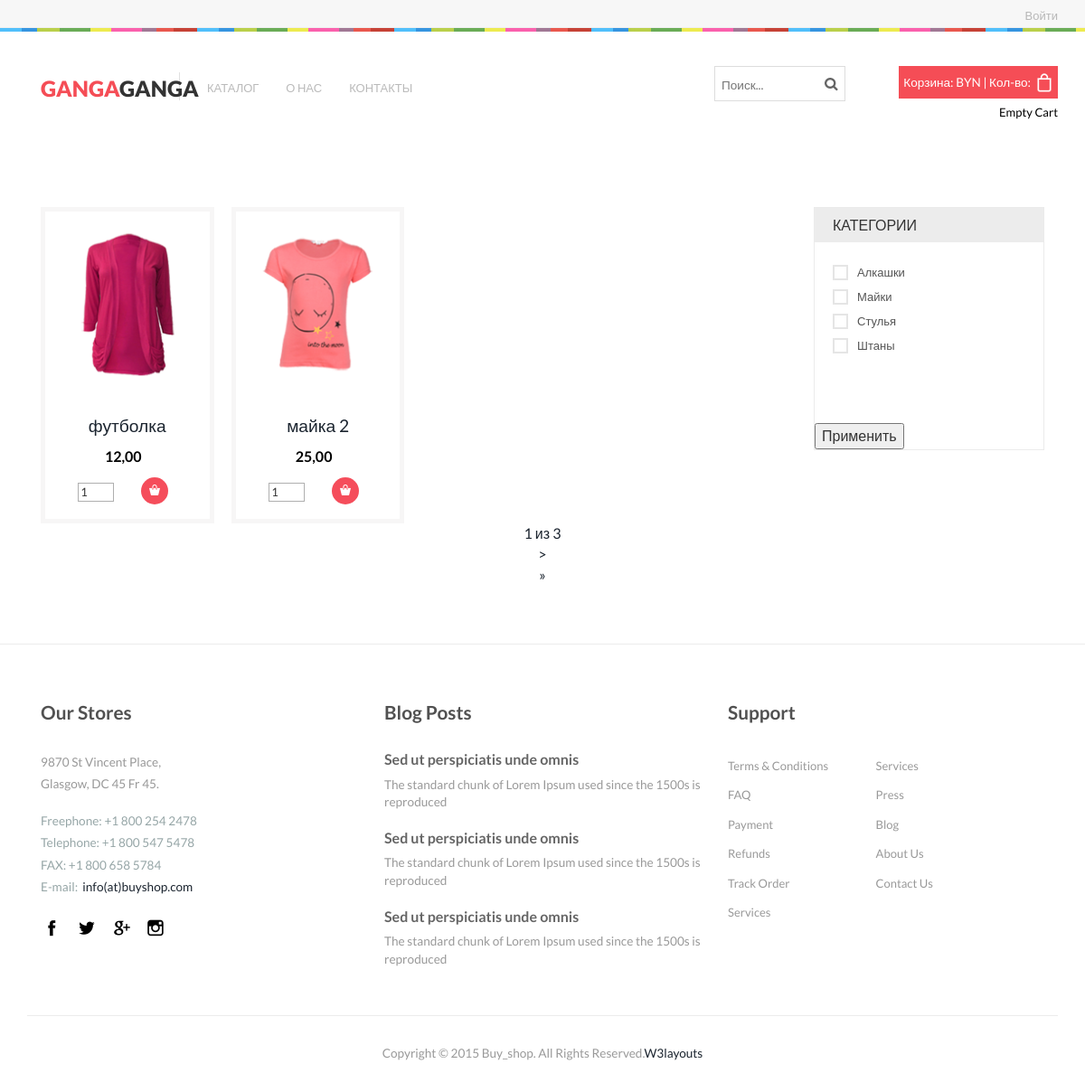
The app's page /shop/ with its own data.
### shop/models.py (models this page shows, shortened)
class Product(models.Model):
    title = models.CharField(
        max_length=32,
        verbose_name='название товара',
        null=False,
        blank=False
    )
    description = models.TextField(
        verbose_name='описание товара',
        max_length=4096,
        null=True,
        blank=True
    )
    descr = models.TextField(
        verbose_name='информация о товаре',
        max_length=4096,
        null=True,
        blank=True,
    )
    slug = models.SlugField(
        verbose_name='URL',
        unique=True,
        null=False,
        blank=False
    )
    category = models.ForeignKey(
        'Category',
        on_delete=models.PROTECT,
        verbose_name='категория'
    )
    image = models.ImageField(
        verbose_name='картинка',
        upload_to='product/',
        null=True,
        blank=True
    )
    price = models.DecimalField(
        max_digits=6,
        decimal_places=2,
        verbose_name='цена',
        null=True,
        blank=True
    )
    is_published = models.BooleanField(
        default=False,
        verbose_name='публикация'
    )
    def get_absolute_url(self):
        return reverse('shop_product_detail', kwargs={'slug': self.slug})
    class Meta:
        verbose_name = 'товар'
        verbose_name_plural = 'товары'

class Category(models.Model):
    name = models.CharField(
        max_length=32,
        verbose_name='название',
        unique=True,
        null=False,
        blank=False
    )
    class Meta:
        db_table = 'category'
        ordering = ['name']
        verbose_name = 'категория товара'
        verbose_name_plural = 'категориии товаров'

### shop/views.py (the view)
# urls.py: path('', ProductListView.as_view(), name='shop_product_list'),
class ProductListView(SortList, ListView):
    template_name = 'shop/men.html'
    model = Product
    paginate_by = 2
    def get_queryset(self):
        return Product.objects.filter(is_published=True)

### shop/views.py (called while the page is built)
    def get_sorts(self):
        return Category.objects.all()

### shop/templates/shop/men.html (shortened to what this page needs)
{% extends "shop/base.html" %}
{% block content %}
{% include "shop/components/header.html" %}
<div class="container">
<div class="women_main">
	<div class="col-md-9 w_content">
	{% for product in product_list %}
		{% include "shop/components/box.html" %}
	{% endfor %}
	</div>
	<div class="col-md-3">
	  <div class="w_sidebar">
		{% include "shop/components/filter.html" %}
	  </div>
   </div>
	<div class="row mt-5">
  <div class="col-md-12 text-center">
    <div class="site-block-27">
      <ul>
        <a class="active" href="#">{{ page_obj.number }} из {{ page_obj.paginator.num_pages }}</a>
        {% if page_obj.has_next %}
              <li><a href="?page={{ page_obj.next_page_number }}">&gt</a></li>
              <li><a href="?page={{ page_obj.paginator.num_pages }}"> &raquo;</a></li>
          {% endif %}
      </ul>
    </div>
  </div>
</div>
{% include "shop/components/footer.html" %}
{% endblock %}

### shop/templates/shop/components/box.html (shortened to what this page needs)
<div class="grid1_of_4 simpleCart_shelfItem">
				<div class="content_box"><a href="{{ product.get_absolute_url }}">
			   	  <div class="view view-fifth">
			   	   	 <img src="{{ product.image.url }}" class="img-responsive" alt=""/>
				   	  </a>
				   </div>
				    <h5><a href="single.html"> {{ product.title }}</a></h5>
				     <div class="size_1">
				     	<span class="item_price">{{ product.price }}</span>
		      		  </div>
		      		  <div class="size_2">
		      		    <div class="size_2-left">
					       <input type="text" class="item_quantity quantity_1" value="1" />
					    </div>
			    	    <div class="size_2-right"><input type="button" class="item_add add3" value="" /></div>
			    	    <div class="clearfix"> </div>
			    	 </div>
			     </div>
			</div>

### shop/templates/shop/components/filter.html
<section  class="sky-form">
  <h4>Категории</h4>
  <form action="{% url 'category' %}" method="get">
    <div class="row1 scroll-pane">
    {% for sort in view.get_sorts %}
    <div class="col col-4">
       <label class="checkbox"><input type="checkbox" name="category" value="{{ sort.id }}"><i></i>{{ sort.name }}</label>
    </div>
    {% endfor %}
    </div>
    <button type="submit">Применить</button>
  </form>
</section>

### records on screen
Product: image (picture), title "футболка", price "12,00"
Product: image (picture), title "майка 2", price "25,00"
Category: name "Алкашки"
Category: name "Майки"
Category: name "Стулья"
Category: name "Штаны"

### other values on screen
{{ page_obj.number }} "1"
{{ page_obj.paginator.num_pages }} "3"
